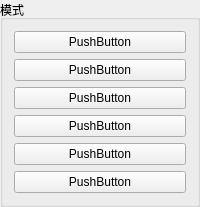
             <widget class="QGroupBox" name="groupBox">
              <property name="title">
               <string>模式</string>
              </property>
              <layout class="QVBoxLayout" name="verticalLayout_53">
               <item>
                <layout class="QVBoxLayout" name="verticalLayout_52">
                 <item>
                  <widget class="QPushButton" name="pushButton_21">
                   <property name="text">
                    <string>PushButton</string>
                   </property>
                  </widget>
                 </item>
                 <item>
                  <widget class="QPushButton" name="pushButton_22">
                   <property name="text">
                    <string>PushButton</string>
                   </property>
                  </widget>
                 </item>
                 <item>
                  <widget class="QPushButton" name="pushButton_23">
                   <property name="text">
                    <string>PushButton</string>
                   </property>
                  </widget>
                 </item>
                 <item>
                  <widget class="QPushButton" name="pushButton_24">
                   <property name="text">
                    <string>PushButton</string>
                   </property>
                  </widget>
                 </item>
                 <item>
                  <widget class="QPushButton" name="pushButton_25">
                   <property name="text">
                    <string>PushButton</string>
                   </property>
                  </widget>
                 </item>
                 <item>
                  <widget class="QPushButton" name="pushButton_26">
                   <property name="text">
                    <string>PushButton</string>
                   </property>
                  </widget>
                 </item>
                </layout>
               </item>
              </layout>
             </widget>
